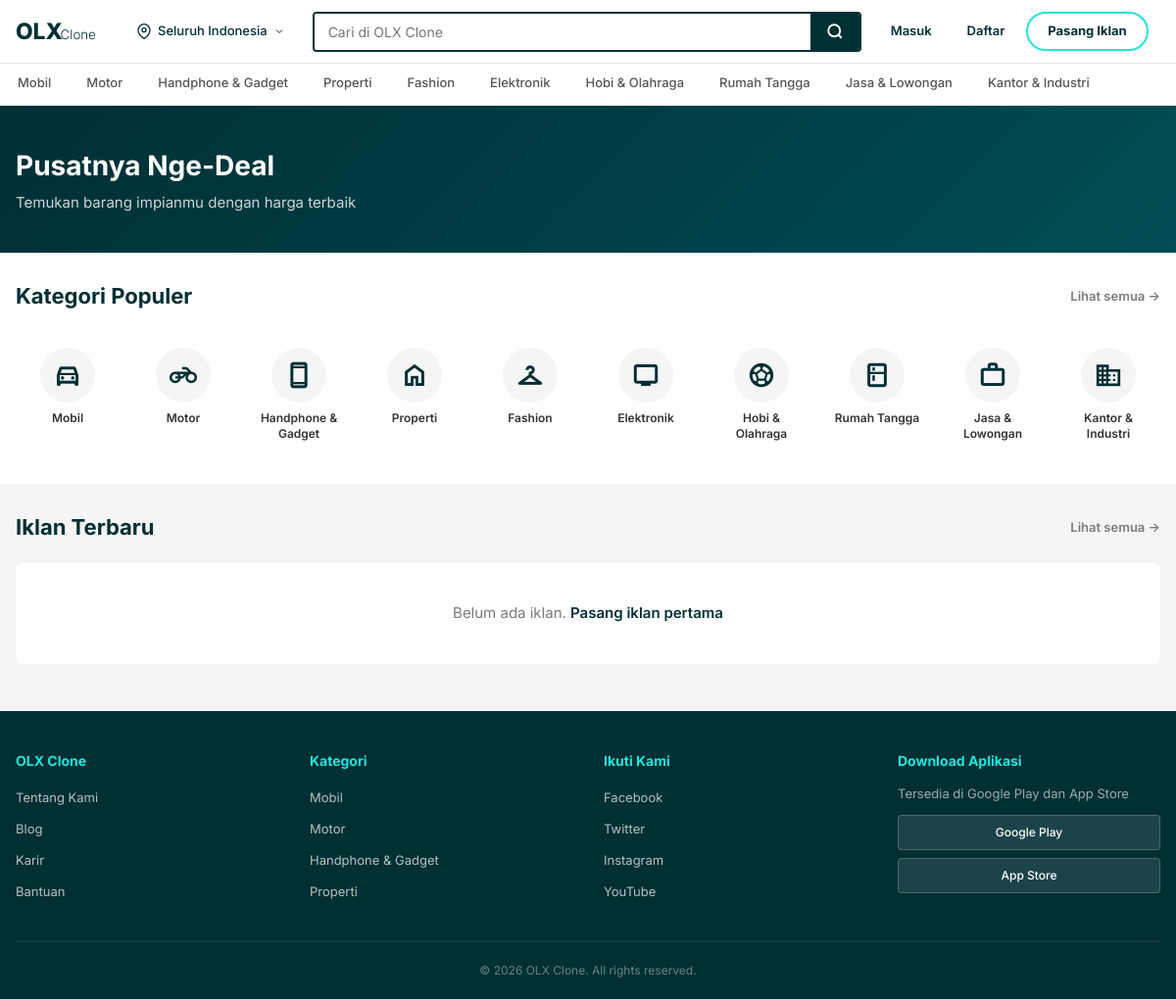
The page / on the database its author committed.
### tables this page shows
CREATE TABLE IF NOT EXISTS categories (
    id INT AUTO_INCREMENT PRIMARY KEY,
    name VARCHAR(50) NOT NULL,
    icon VARCHAR(100) DEFAULT NULL
);

### includes/functions.php (called while the page is built, shortened)
<?php
function is_logged_in() {
    return isset($_SESSION['user_id']);
}
function get_categories($conn) {
    $result = mysqli_query($conn, "SELECT * FROM categories ORDER BY id");
    return mysqli_fetch_all($result, MYSQLI_ASSOC);
}
function get_ads($conn, $limit = 8) {
    $result = mysqli_query($conn, "
        SELECT a.*, c.name AS category_name,
            (SELECT image_path FROM ad_images WHERE ad_id = a.id LIMIT 1) AS image
        FROM ads a
        JOIN categories c ON a.category_id = c.id
        ORDER BY a.created_at DESC
        LIMIT $limit
    ");
    return mysqli_fetch_all($result, MYSQLI_ASSOC);
}

### index.php (the view, shortened to what this page needs)
<?php
require_once 'config.php';
require_once 'functions.php';
$categories = get_categories($conn);
$ads = get_ads($conn, 8);
?>
<!DOCTYPE html>
<html lang="id">
<head>
    <link rel="stylesheet" href="style.css">
</head>
<body>
    <?php include 'includes/header.php'; ?>
    <nav class="category-nav">
        <div class="container">
            <?php foreach ($categories as $cat): ?>
                <a href="category.php?id=<?php echo $cat['id']; ?>"><?php echo htmlspecialchars($cat['name']); ?></a>
            <?php endforeach; ?>
        </div>
    </nav>
    <main>
        <section class="hero-banner">
            <div class="container">
                <div class="hero-content">
                    <h2>Pusatnya Nge-Deal</h2>
                    <p>Temukan barang impianmu dengan harga terbaik</p>
                </div>
            </div>
        </section>
        <section class="categories-section">
            <div class="container">
                <div class="section-header">
                    <h3>Kategori Populer</h3>
                    <a href="categories.php" class="lihat-semua">Lihat semua &rarr;</a>
                </div>
                <div class="category-grid">
                    <?php
                    $icon_map = [
                        'car' => 'directions_car', 'motorcycle' => 'motorcycle', 'phone' => 'smartphone',
                        'home' => 'home', 'shirt' => 'checkroom', 'tv' => 'tv',
                        'sports' => 'sports_soccer', 'kitchen' => 'kitchen', 'briefcase' => 'work',
                        'office' => 'business',
                    ];
                    ?>
                    <?php foreach ($categories as $cat): ?>
                    <a href="category.php?id=<?php echo $cat['id']; ?>" class="cat-card">
                        <div class="cat-icon"><span class="material-symbols-outlined"><?php echo $icon_map[$cat['icon']] ?? 'box'; ?></span></div>
                        <span><?php echo htmlspecialchars($cat['name']); ?></span>
                    </a>
                    <?php endforeach; ?>
                </div>
            </div>
        </section>
        <section class="ads-section">
            <div class="container">
                <div class="section-header">
                    <h3>Iklan Terbaru</h3>
                    <a href="search.php" class="lihat-semua">Lihat semua &rarr;</a>
                </div>
                <div class="ad-grid">
                    <?php if (count($ads) > 0): ?>
                        <?php foreach ($ads as $ad): ?>
                        <a href="detail.php?id=<?php echo $ad['id']; ?>" class="ad-card">
                            <div class="ad-image">
                                <?php if ($ad['image']): ?>
                                    <img src="<?php echo $ad['image']; ?>" alt="<?php echo htmlspecialchars($ad['title']); ?>">
                                <?php else: ?>
                                    <img src="https://placehold.co/400x300/002f34/23e5db?text=No+Image" alt="No image">
                                <?php endif; ?>
                            </div>
                            <div class="ad-body">
                                <p class="ad-price"><?php echo rupiah($ad['price']); ?></p>
                                <h4 class="ad-title"><?php echo htmlspecialchars($ad['title']); ?></h4>
                                <p class="ad-meta">
                                    <span class="ad-location"><?php echo htmlspecialchars($ad['location'] ?: 'Indonesia'); ?></span>
                                    <span class="ad-date"><?php echo waktu_lalu($ad['created_at']); ?></span>
                                </p>
                            </div>
                        </a>
                        <?php endforeach; ?>
                    <?php else: ?>
                        <p class="no-ads">Belum ada iklan. <a href="create_ad.php">Pasang iklan pertama</a></p>
                    <?php endif; ?>
                </div>
            </div>
        </section>
    </main>
    <footer class="footer">
        <div class="container">
            <div class="footer-grid">
                <div class="footer-col">
                    <h5>OLX Clone</h5>
                    <ul>
                        <li><a href="#">Tentang Kami</a></li>
                        <li><a href="#">Blog</a></li>
                        <li><a href="#">Karir</a></li>
                        <li><a href="#">Bantuan</a></li>
                    </ul>
                </div>
                <div class="footer-col">
                    <h5>Kategori</h5>
                    <ul>
                        <?php foreach (array_slice($categories, 0, 4) as $cat): ?>
                            <li><a href="category.php?id=<?php echo $cat['id']; ?>"><?php echo htmlspecialchars($cat['name']); ?></a></li>
                        <?php endforeach; ?>
                    </ul>
                </div>
                <div class="footer-col">
                    <h5>Ikuti Kami</h5>
                    <ul>
                        <li><a href="#">Facebook</a></li>
                        <li><a href="#">Twitter</a></li>
                        <li><a href="#">Instagram</a></li>
                        <li><a href="#">YouTube</a></li>
                    </ul>
                </div>
                <div class="footer-col">
                    <h5>Download Aplikasi</h5>
                    <p class="app-desc">Tersedia di Google Play dan App Store</p>
                    <div class="app-badges">
                        <span class="badge">Google Play</span>
                        <span class="badge">App Store</span>
                    </div>
                </div>
            </div>
            <div class="footer-bottom">
                <p>&copy; 2026 OLX Clone. All rights reserved.</p>
            </div>
        </div>
    </footer>
</body>
</html>

### includes/header.php
<header class="header">
    <div class="header-inner">
        <a href="index.php" class="logo">
            <svg viewBox="0 0 100 28" class="logo-svg">
                <text x="0" y="22" font-family="Inter, sans-serif" font-weight="800" font-size="24" fill="#002f34">OLX</text>
                <text x="48" y="22" font-family="Inter, sans-serif" font-weight="300" font-size="14" fill="#002f34">Clone</text>
            </svg>
        </a>
        <div class="header-location">
            <svg width="16" height="16" viewBox="0 0 24 24" fill="none" stroke="#002f34" stroke-width="2"><path d="M21 10c0 7-9 13-9 13s-9-6-9-13a9 9 0 0 1 18 0z"/><circle cx="12" cy="10" r="3"/></svg>
            <span>Seluruh Indonesia</span>
            <svg width="12" height="12" viewBox="0 0 24 24" fill="none" stroke="#002f34" stroke-width="2"><polyline points="6 9 12 15 18 9"/></svg>
        </div>
        <div class="header-search">
            <form action="search.php" method="GET">
                <input type="text" name="q" placeholder="Cari di OLX Clone" autocomplete="off">
                <button type="submit">
                    <svg width="18" height="18" viewBox="0 0 24 24" fill="none" stroke="white" stroke-width="2.5"><circle cx="11" cy="11" r="8"/><line x1="21" y1="21" x2="16.65" y2="16.65"/></svg>
                </button>
            </form>
        </div>
        <nav class="header-nav">
            <?php if (is_logged_in()): ?>
                <a href="myads.php">Iklan Saya</a>
                <a href="create_ad.php" class="btn-pasang">Pasang Iklan</a>
                <div class="user-dropdown">
                    <span class="user-greeting">Halo, <?php echo htmlspecialchars($_SESSION['user_name']); ?></span>
                    <a href="logout.php" class="btn-logout">Keluar</a>
                </div>
            <?php else: ?>
                <a href="login.php">Masuk</a>
                <a href="register.php">Daftar</a>
                <a href="create_ad.php" class="btn-pasang">Pasang Iklan</a>
            <?php endif; ?>
        </nav>
    </div>
</header>

### rows shown on the page
categories: name "Mobil"
categories: name "Motor"
categories: name "Handphone & Gadget"
categories: name "Properti"
categories: name "Fashion"
categories: name "Elektronik"
categories: name "Hobi & Olahraga"
categories: name "Rumah Tangga"
categories: name "Jasa & Lowongan"
categories: name "Kantor & Industri"
